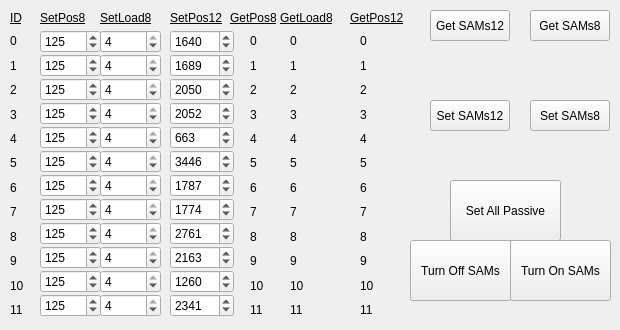
    <widget class="QWidget" name="tab_2">
     <attribute name="title">
      <string>SAM_s</string>
     </attribute>
     <widget class="QPushButton" name="pushButton_3">
      <property name="geometry">
       <rect>
        <x>430</x>
        <y>10</y>
        <width>80</width>
        <height>31</height>
       </rect>
      </property>
      <property name="text">
       <string>Get SAMs12</string>
      </property>
     </widget>
     <widget class="QPushButton" name="pushButton_5">
      <property name="geometry">
       <rect>
        <x>530</x>
        <y>10</y>
        <width>80</width>
        <height>31</height>
       </rect>
      </property>
      <property name="text">
       <string>Get SAMs8</string>
      </property>
     </widget>
     <widget class="QWidget" name="verticalLayoutWidget_3">
      <property name="geometry">
       <rect>
        <x>250</x>
        <y>30</y>
        <width>31</width>
        <height>291</height>
       </rect>
      </property>
      <layout class="QVBoxLayout" name="verticalLayout_3">
       <property name="spacing">
        <number>2</number>
       </property>
       <property name="sizeConstraint">
        <enum>QLayout::SetNoConstraint</enum>
       </property>
       <item>
        <widget class="QLabel" name="label_A_ID0_P8">
         <property name="text">
          <string>0</string>
         </property>
        </widget>
       </item>
       <item>
        <widget class="QLabel" name="label_A_ID1_P8">
         <property name="text">
          <string>1</string>
         </property>
        </widget>
       </item>
       <item>
        <widget class="QLabel" name="label_A_ID2_P8">
         <property name="text">
          <string>2</string>
         </property>
        </widget>
       </item>
       <item>
        <widget class="QLabel" name="label_A_ID3_P8">
         <property name="text">
          <string>3</string>
         </property>
        </widget>
       </item>
       <item>
        <widget class="QLabel" name="label_A_ID4_P8">
         <property name="text">
          <string>4</string>
         </property>
        </widget>
       </item>
       <item>
        <widget class="QLabel" name="label_A_ID5_P8">
         <property name="text">
          <string>5</string>
         </property>
        </widget>
       </item>
       <item>
        <widget class="QLabel" name="label_A_ID6_P8">
         <property name="text">
          <string>6</string>
         </property>
        </widget>
       </item>
       <item>
        <widget class="QLabel" name="label_A_ID7_P8">
         <property name="text">
          <string>7</string>
         </property>
        </widget>
       </item>
       <item>
        <widget class="QLabel" name="label_A_ID8_P8">
         <property name="text">
          <string>8</string>
         </property>
        </widget>
       </item>
       <item>
        <widget class="QLabel" name="label_A_ID9_P8">
         <property name="text">
          <string>9</string>
         </property>
        </widget>
       </item>
       <item>
        <widget class="QLabel" name="label_A_ID10_P8">
         <property name="text">
          <string>10</string>
         </property>
        </widget>
       </item>
       <item>
        <widget class="QLabel" name="label_A_ID11_P8">
         <property name="text">
          <string>11</string>
         </property>
        </widget>
       </item>
      </layout>
     </widget>
     <widget class="QWidget" name="verticalLayoutWidget_2">
      <property name="geometry">
       <rect>
        <x>10</x>
        <y>30</y>
        <width>31</width>
        <height>291</height>
       </rect>
      </property>
      <layout class="QVBoxLayout" name="verticalLayout_2">
       <property name="spacing">
        <number>2</number>
       </property>
       <property name="sizeConstraint">
        <enum>QLayout::SetNoConstraint</enum>
       </property>
       <item>
        <widget class="QLabel" name="label_28">
         <property name="text">
          <string>0</string>
         </property>
        </widget>
       </item>
       <item>
        <widget class="QLabel" name="label_13">
         <property name="text">
          <string>1</string>
         </property>
        </widget>
       </item>
       <item>
        <widget class="QLabel" name="label_8">
         <property name="text">
          <string>2</string>
         </property>
        </widget>
       </item>
       <item>
        <widget class="QLabel" name="label_27">
         <property name="text">
          <string>3</string>
         </property>
        </widget>
       </item>
       <item>
        <widget class="QLabel" name="label_7">
         <property name="text">
          <string>4</string>
         </property>
        </widget>
       </item>
       <item>
        <widget class="QLabel" name="label_31">
         <property name="text">
          <string>5</string>
         </property>
        </widget>
       </item>
       <item>
        <widget class="QLabel" name="label_32">
         <property name="text">
          <string>6</string>
         </property>
        </widget>
       </item>
       <item>
        <widget class="QLabel" name="label_9">
         <property name="text">
          <string>7</string>
         </property>
        </widget>
       </item>
       <item>
        <widget class="QLabel" name="label_30">
         <property name="text">
          <string>8</string>
         </property>
        </widget>
       </item>
       <item>
        <widget class="QLabel" name="label_33">
         <property name="text">
          <string>9</string>
         </property>
        </widget>
       </item>
       <item>
        <widget class="QLabel" name="label_29">
         <property name="text">
          <string>10</string>
         </property>
        </widget>
       </item>
       <item>
        <widget class="QLabel" name="label_34">
         <property name="text">
          <string>11</string>
         </property>
        </widget>
       </item>
      </layout>
     </widget>
     <widget class="QWidget" name="verticalLayoutWidget">
      <property name="geometry">
       <rect>
        <x>40</x>
        <y>30</y>
        <width>61</width>
        <height>289</height>
       </rect>
      </property>
      <layout class="QVBoxLayout" name="verticalLayout">
       <property name="spacing">
        <number>1</number>
       </property>
       <item>
        <widget class="QSpinBox" name="spinBox_P_ID0">
         <property name="minimum">
          <number>1</number>
         </property>
         <property name="maximum">
          <number>254</number>
         </property>
         <property name="value">
          <number>125</number>
         </property>
        </widget>
       </item>
       <item>
        <widget class="QSpinBox" name="spinBox_P_ID1">
         <property name="minimum">
          <number>1</number>
         </property>
         <property name="maximum">
          <number>254</number>
         </property>
         <property name="value">
          <number>125</number>
         </property>
        </widget>
       </item>
       <item>
        <widget class="QSpinBox" name="spinBox_P_ID2">
         <property name="minimum">
          <number>1</number>
         </property>
         <property name="maximum">
          <number>254</number>
         </property>
         <property name="value">
          <number>125</number>
         </property>
        </widget>
       </item>
       <item>
        <widget class="QSpinBox" name="spinBox_P_ID3">
         <property name="minimum">
          <number>1</number>
         </property>
         <property name="maximum">
          <number>254</number>
         </property>
         <property name="value">
          <number>125</number>
         </property>
        </widget>
       </item>
       <item>
        <widget class="QSpinBox" name="spinBox_P_ID4">
         <property name="minimum">
          <number>1</number>
         </property>
         <property name="maximum">
          <number>254</number>
         </property>
         <property name="value">
          <number>125</number>
         </property>
        </widget>
       </item>
       <item>
        <widget class="QSpinBox" name="spinBox_P_ID5">
         <property name="minimum">
          <number>1</number>
         </property>
         <property name="maximum">
          <number>254</number>
         </property>
         <property name="value">
          <number>125</number>
         </property>
        </widget>
       </item>
       <item>
        <widget class="QSpinBox" name="spinBox_P_ID6">
         <property name="minimum">
          <number>1</number>
         </property>
         <property name="maximum">
          <number>254</number>
         </property>
         <property name="value">
          <number>125</number>
         </property>
        </widget>
       </item>
       <item>
        <widget class="QSpinBox" name="spinBox_P_ID7">
         <property name="minimum">
          <number>1</number>
         </property>
         <property name="maximum">
          <number>254</number>
         </property>
         <property name="value">
          <number>125</number>
         </property>
        </widget>
       </item>
       <item>
        <widget class="QSpinBox" name="spinBox_P_ID8">
         <property name="minimum">
          <number>1</number>
         </property>
         <property name="maximum">
          <number>254</number>
         </property>
         <property name="value">
          <number>125</number>
         </property>
        </widget>
       </item>
       <item>
        <widget class="QSpinBox" name="spinBox_P_ID9">
         <property name="minimum">
          <number>1</number>
         </property>
         <property name="maximum">
          <number>254</number>
         </property>
         <property name="value">
          <number>125</number>
         </property>
        </widget>
       </item>
       <item>
        <widget class="QSpinBox" name="spinBox_P_ID10">
         <property name="minimum">
          <number>1</number>
         </property>
         <property name="maximum">
          <number>254</number>
         </property>
         <property name="value">
          <number>125</number>
         </property>
        </widget>
       </item>
       <item>
        <widget class="QSpinBox" name="spinBox_P_ID11">
         <property name="minimum">
          <number>1</number>
         </property>
         <property name="maximum">
          <number>254</number>
         </property>
         <property name="value">
          <number>125</number>
         </property>
        </widget>
       </item>
      </layout>
     </widget>
     <widget class="QLabel" name="label_47">
      <property name="geometry">
       <rect>
        <x>10</x>
        <y>10</y>
        <width>31</width>
        <height>16</height>
       </rect>
      </property>
      <property name="font">
       <font>
        <pointsize>9</pointsize>
        <underline>true</underline>
       </font>
      </property>
      <property name="text">
       <string>ID</string>
      </property>
     </widget>
     <widget class="QLabel" name="label_48">
      <property name="geometry">
       <rect>
        <x>40</x>
        <y>10</y>
        <width>71</width>
        <height>16</height>
       </rect>
      </property>
      <property name="font">
       <font>
        <pointsize>9</pointsize>
        <underline>true</underline>
       </font>
      </property>
      <property name="text">
       <string>SetPos8</string>
      </property>
     </widget>
     <widget class="QWidget" name="verticalLayoutWidget_4">
      <property name="geometry">
       <rect>
        <x>100</x>
        <y>30</y>
        <width>61</width>
        <height>289</height>
       </rect>
      </property>
      <layout class="QVBoxLayout" name="verticalLayout_4">
       <property name="spacing">
        <number>1</number>
       </property>
       <item>
        <widget class="QSpinBox" name="spinBox_P_ID0_2">
         <property name="maximum">
          <number>4</number>
         </property>
         <property name="value">
          <number>4</number>
         </property>
        </widget>
       </item>
       <item>
        <widget class="QSpinBox" name="spinBox_P_ID1_2">
         <property name="maximum">
          <number>4</number>
         </property>
         <property name="value">
          <number>4</number>
         </property>
        </widget>
       </item>
       <item>
        <widget class="QSpinBox" name="spinBox_P_ID2_2">
         <property name="maximum">
          <number>4</number>
         </property>
         <property name="value">
          <number>4</number>
         </property>
        </widget>
       </item>
       <item>
        <widget class="QSpinBox" name="spinBox_P_ID3_2">
         <property name="maximum">
          <number>4</number>
         </property>
         <property name="value">
          <number>4</number>
         </property>
        </widget>
       </item>
       <item>
        <widget class="QSpinBox" name="spinBox_P_ID4_2">
         <property name="maximum">
          <number>4</number>
         </property>
         <property name="value">
          <number>4</number>
         </property>
        </widget>
       </item>
       <item>
        <widget class="QSpinBox" name="spinBox_P_ID5_2">
         <property name="maximum">
          <number>4</number>
         </property>
         <property name="value">
          <number>4</number>
         </property>
        </widget>
       </item>
       <item>
        <widget class="QSpinBox" name="spinBox_P_ID6_2">
         <property name="maximum">
          <number>4</number>
         </property>
         <property name="value">
          <number>4</number>
         </property>
        </widget>
       </item>
       <item>
        <widget class="QSpinBox" name="spinBox_P_ID7_2">
         <property name="maximum">
          <number>4</number>
         </property>
         <property name="value">
          <number>4</number>
         </property>
        </widget>
       </item>
       <item>
        <widget class="QSpinBox" name="spinBox_P_ID8_2">
         <property name="maximum">
          <number>4</number>
         </property>
         <property name="value">
          <number>4</number>
         </property>
        </widget>
       </item>
       <item>
        <widget class="QSpinBox" name="spinBox_P_ID9_2">
         <property name="maximum">
          <number>4</number>
         </property>
         <property name="value">
          <number>4</number>
         </property>
        </widget>
       </item>
       <item>
        <widget class="QSpinBox" name="spinBox_P_ID10_2">
         <property name="maximum">
          <number>4</number>
         </property>
         <property name="value">
          <number>4</number>
         </property>
        </widget>
       </item>
       <item>
        <widget class="QSpinBox" name="spinBox_P_ID11_2">
         <property name="maximum">
          <number>4</number>
         </property>
         <property name="value">
          <number>4</number>
         </property>
        </widget>
       </item>
      </layout>
     </widget>
     <widget class="QLabel" name="label_49">
      <property name="geometry">
       <rect>
        <x>170</x>
        <y>10</y>
        <width>61</width>
        <height>16</height>
       </rect>
      </property>
      <property name="font">
       <font>
        <pointsize>9</pointsize>
        <underline>true</underline>
       </font>
      </property>
      <property name="text">
       <string>SetPos12</string>
      </property>
     </widget>
     <widget class="QLabel" name="label_50">
      <property name="geometry">
       <rect>
        <x>100</x>
        <y>10</y>
        <width>71</width>
        <height>16</height>
       </rect>
      </property>
      <property name="font">
       <font>
        <pointsize>9</pointsize>
        <underline>true</underline>
       </font>
      </property>
      <property name="text">
       <string>SetLoad8</string>
      </property>
     </widget>
     <widget class="QWidget" name="verticalLayoutWidget_5">
      <property name="geometry">
       <rect>
        <x>170</x>
        <y>30</y>
        <width>64</width>
        <height>289</height>
       </rect>
      </property>
      <layout class="QVBoxLayout" name="verticalLayout_5">
       <property name="spacing">
        <number>1</number>
       </property>
       <item>
        <widget class="QSpinBox" name="spinBox_P_ID0_3">
         <property name="minimum">
          <number>401</number>
         </property>
         <property name="maximum">
          <number>3700</number>
         </property>
         <property name="value">
          <number>1640</number>
         </property>
        </widget>
       </item>
       <item>
        <widget class="QSpinBox" name="spinBox_P_ID1_3">
         <property name="minimum">
          <number>401</number>
         </property>
         <property name="maximum">
          <number>3700</number>
         </property>
         <property name="value">
          <number>1689</number>
         </property>
        </widget>
       </item>
       <item>
        <widget class="QSpinBox" name="spinBox_P_ID2_3">
         <property name="minimum">
          <number>401</number>
         </property>
         <property name="maximum">
          <number>3700</number>
         </property>
         <property name="value">
          <number>2050</number>
         </property>
        </widget>
       </item>
       <item>
        <widget class="QSpinBox" name="spinBox_P_ID3_3">
         <property name="minimum">
          <number>401</number>
         </property>
         <property name="maximum">
          <number>3700</number>
         </property>
         <property name="value">
          <number>2052</number>
         </property>
        </widget>
       </item>
       <item>
        <widget class="QSpinBox" name="spinBox_P_ID4_3">
         <property name="minimum">
          <number>401</number>
         </property>
         <property name="maximum">
          <number>3700</number>
         </property>
         <property name="value">
          <number>663</number>
         </property>
        </widget>
       </item>
       <item>
        <widget class="QSpinBox" name="spinBox_P_ID5_3">
         <property name="minimum">
          <number>401</number>
         </property>
         <property name="maximum">
          <number>3700</number>
         </property>
         <property name="value">
          <number>3446</number>
         </property>
        </widget>
       </item>
       <item>
        <widget class="QSpinBox" name="spinBox_P_ID6_3">
         <property name="minimum">
          <number>401</number>
         </property>
         <property name="maximum">
          <number>3700</number>
         </property>
         <property name="value">
          <number>1787</number>
         </property>
        </widget>
       </item>
       <item>
        <widget class="QSpinBox" name="spinBox_P_ID7_3">
         <property name="minimum">
          <number>401</number>
         </property>
         <property name="maximum">
          <number>3700</number>
         </property>
         <property name="value">
          <number>1774</number>
         </property>
        </widget>
       </item>
       <item>
        <widget class="QSpinBox" name="spinBox_P_ID8_3">
         <property name="minimum">
          <number>401</number>
         </property>
         <property name="maximum">
          <number>3700</number>
         </property>
         <property name="value">
          <number>2761</number>
         </property>
        </widget>
       </item>
       <item>
        <widget class="QSpinBox" name="spinBox_P_ID9_3">
         <property name="minimum">
          <number>401</number>
         </property>
         <property name="maximum">
          <number>3700</number>
         </property>
         <property name="value">
          <number>2163</number>
         </property>
        </widget>
       </item>
       <item>
        <widget class="QSpinBox" name="spinBox_P_ID10_3">
         <property name="minimum">
          <number>401</number>
         </property>
         <property name="maximum">
          <number>3700</number>
         </property>
         <property name="value">
          <number>1260</number>
         </property>
        </widget>
       </item>
       <item>
        <widget class="QSpinBox" name="spinBox_P_ID11_3">
         <property name="minimum">
          <number>401</number>
         </property>
         <property name="maximum">
          <number>3700</number>
         </property>
         <property name="value">
          <number>2341</number>
         </property>
        </widget>
       </item>
      </layout>
     </widget>
     <widget class="QLabel" name="label_51">
      <property name="geometry">
       <rect>
        <x>230</x>
        <y>10</y>
        <width>71</width>
        <height>16</height>
       </rect>
      </property>
      <property name="font">
       <font>
        <pointsize>9</pointsize>
        <underline>true</underline>
       </font>
      </property>
      <property name="text">
       <string>GetPos8</string>
      </property>
     </widget>
     <widget class="QLabel" name="label_52">
      <property name="geometry">
       <rect>
        <x>280</x>
        <y>10</y>
        <width>71</width>
        <height>16</height>
       </rect>
      </property>
      <property name="font">
       <font>
        <pointsize>9</pointsize>
        <underline>true</underline>
       </font>
      </property>
      <property name="text">
       <string>GetLoad8</string>
      </property>
     </widget>
     <widget class="QLabel" name="label_77">
      <property name="geometry">
       <rect>
        <x>350</x>
        <y>10</y>
        <width>71</width>
        <height>16</height>
       </rect>
      </property>
      <property name="font">
       <font>
        <pointsize>9</pointsize>
        <underline>true</underline>
       </font>
      </property>
      <property name="text">
       <string>GetPos12</string>
      </property>
     </widget>
     <widget class="QPushButton" name="pushButton_setSAMs12">
      <property name="geometry">
       <rect>
        <x>430</x>
        <y>100</y>
        <width>80</width>
        <height>31</height>
       </rect>
      </property>
      <property name="text">
       <string>Set SAMs12</string>
      </property>
     </widget>
     <widget class="QPushButton" name="pushButton_SetSAMs8">
      <property name="geometry">
       <rect>
        <x>530</x>
        <y>100</y>
        <width>80</width>
        <height>31</height>
       </rect>
      </property>
      <property name="text">
       <string>Set SAMs8</string>
      </property>
     </widget>
     <widget class="QPushButton" name="pushButton_SetAllPassive">
      <property name="geometry">
       <rect>
        <x>450</x>
        <y>180</y>
        <width>111</width>
        <height>61</height>
       </rect>
      </property>
      <property name="text">
       <string>Set All Passive</string>
      </property>
     </widget>
     <widget class="QWidget" name="verticalLayoutWidget_6">
      <property name="geometry">
       <rect>
        <x>290</x>
        <y>30</y>
        <width>31</width>
        <height>291</height>
       </rect>
      </property>
      <layout class="QVBoxLayout" name="verticalLayout_6">
       <property name="spacing">
        <number>2</number>
       </property>
       <property name="sizeConstraint">
        <enum>QLayout::SetNoConstraint</enum>
       </property>
       <item>
        <widget class="QLabel" name="label_A_ID0_L8">
         <property name="text">
          <string>0</string>
         </property>
        </widget>
       </item>
       <item>
        <widget class="QLabel" name="label_A_ID1_L8">
         <property name="text">
          <string>1</string>
         </property>
        </widget>
       </item>
       <item>
        <widget class="QLabel" name="label_A_ID2_L8">
         <property name="text">
          <string>2</string>
         </property>
        </widget>
       </item>
       <item>
        <widget class="QLabel" name="label_A_ID3_L8">
         <property name="text">
          <string>3</string>
         </property>
        </widget>
       </item>
       <item>
        <widget class="QLabel" name="label_A_ID4_L8">
         <property name="text">
          <string>4</string>
         </property>
        </widget>
       </item>
       <item>
        <widget class="QLabel" name="label_A_ID5_L8">
         <property name="text">
          <string>5</string>
         </property>
        </widget>
       </item>
       <item>
        <widget class="QLabel" name="label_A_ID6_L8">
         <property name="text">
          <string>6</string>
         </property>
        </widget>
       </item>
       <item>
        <widget class="QLabel" name="label_A_ID7_L8">
         <property name="text">
          <string>7</string>
         </property>
        </widget>
       </item>
       <item>
        <widget class="QLabel" name="label_A_ID8_L8">
         <property name="text">
          <string>8</string>
         </property>
        </widget>
       </item>
       <item>
        <widget class="QLabel" name="label_A_ID9_L8">
         <property name="text">
          <string>9</string>
         </property>
        </widget>
       </item>
       <item>
        <widget class="QLabel" name="label_A_ID10_L8">
         <property name="text">
          <string>10</string>
         </property>
        </widget>
       </item>
       <item>
        <widget class="QLabel" name="label_A_ID11_L8">
         <property name="text">
          <string>11</string>
         </property>
        </widget>
       </item>
      </layout>
     </widget>
     <widget class="QWidget" name="verticalLayoutWidget_7">
      <property name="geometry">
       <rect>
        <x>360</x>
        <y>30</y>
        <width>31</width>
        <height>291</height>
       </rect>
      </property>
      <layout class="QVBoxLayout" name="verticalLayout_7">
       <property name="spacing">
        <number>2</number>
       </property>
       <property name="sizeConstraint">
        <enum>QLayout::SetNoConstraint</enum>
       </property>
       <item>
        <widget class="QLabel" name="label_A_ID0_P12">
         <property name="text">
          <string>0</string>
         </property>
        </widget>
       </item>
       <item>
        <widget class="QLabel" name="label_A_ID1_P12">
         <property name="text">
          <string>1</string>
         </property>
        </widget>
       </item>
       <item>
        <widget class="QLabel" name="label_A_ID2_P12">
         <property name="text">
          <string>2</string>
         </property>
        </widget>
       </item>
       <item>
        <widget class="QLabel" name="label_A_ID3_P12">
         <property name="text">
          <string>3</string>
         </property>
        </widget>
       </item>
       <item>
        <widget class="QLabel" name="label_A_ID4_P12">
         <property name="text">
          <string>4</string>
         </property>
        </widget>
       </item>
       <item>
        <widget class="QLabel" name="label_A_ID5_P12">
         <property name="text">
          <string>5</string>
         </property>
        </widget>
       </item>
       <item>
        <widget class="QLabel" name="label_A_ID6_P12">
         <property name="text">
          <string>6</string>
         </property>
        </widget>
       </item>
       <item>
        <widget class="QLabel" name="label_A_ID7_P12">
         <property name="text">
          <string>7</string>
         </property>
        </widget>
       </item>
       <item>
        <widget class="QLabel" name="label_A_ID8_P12">
         <property name="text">
          <string>8</string>
         </property>
        </widget>
       </item>
       <item>
        <widget class="QLabel" name="label_A_ID9_P12">
         <property name="text">
          <string>9</string>
         </property>
        </widget>
       </item>
       <item>
        <widget class="QLabel" name="label_A_ID10_P12">
         <property name="text">
          <string>10</string>
         </property>
        </widget>
       </item>
       <item>
        <widget class="QLabel" name="label_A_ID11_P12">
         <property name="text">
          <string>11</string>
         </property>
        </widget>
       </item>
      </layout>
     </widget>
     <widget class="QPushButton" name="pushButton_turnOffSams">
      <property name="geometry">
       <rect>
        <x>410</x>
        <y>240</y>
        <width>101</width>
        <height>61</height>
       </rect>
      </property>
      <property name="text">
       <string>Turn Off SAMs</string>
      </property>
     </widget>
     <widget class="QPushButton" name="pushButton_turnOnSams">
      <property name="geometry">
       <rect>
        <x>510</x>
        <y>240</y>
        <width>101</width>
        <height>61</height>
       </rect>
      </property>
      <property name="text">
       <string>Turn On SAMs</string>
      </property>
     </widget>
    </widget>
